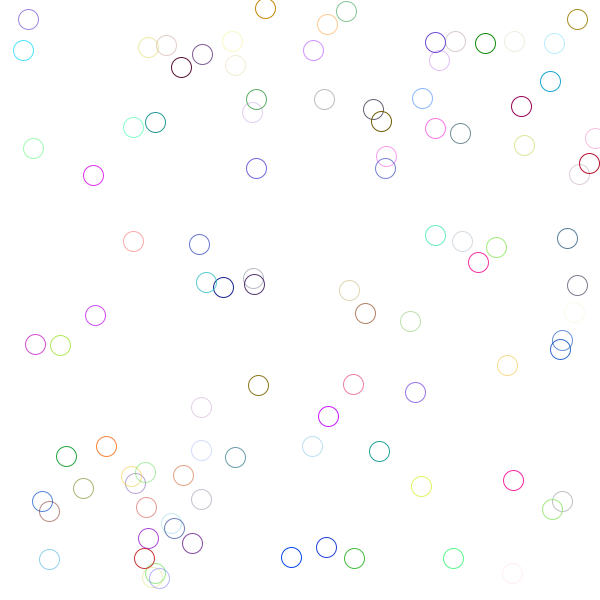
Frame 1 (no input)
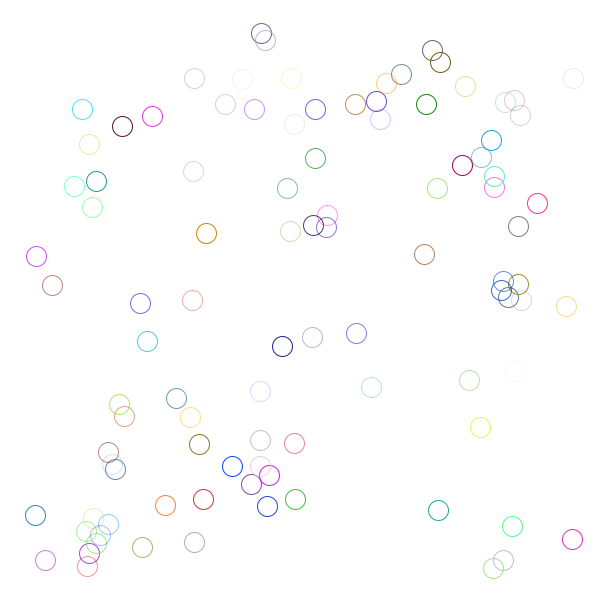
Frame 60 (the mouse pressed at the canvas centre just before this capture)
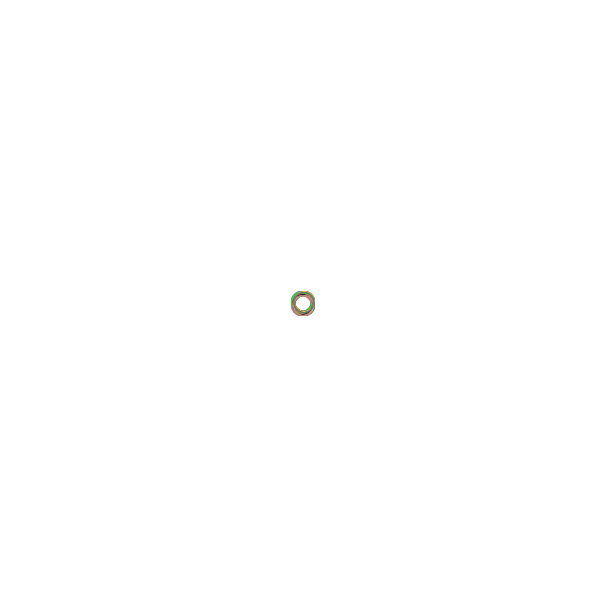
Frame 120 (the mouse held since frame 60 and released just before this capture)

The Processing sketch that drew these frames (run headless with seeded random() and noise(); from frame 60 on, the mouse is pressed at the canvas centre):

// Processing sketch: random6_5_2
// ── random6_5_2.pde
int[]x,y,lr,li;
int[]r,g,b,a;
void setup(){
  int i;
  x=new int[100];
  y=new int[100];
  r=new int[100];
  g=new int[100];
  b=new int[100];
  a=new int[100];
  lr=new int[100];
  li=new int[100];
  for(i=0; i<100; ++i){
    x[i]=int(random(600));
    y[i]=int(random(600));
    r[i]=int(random(256));
    g[i]=int(random(256));
    b[i]=int(random(256));
    a[i]=int(random(256))+50;
    lr[i]=int(random(2))*2-1;
    li[i]=int(random(2))*2-1;
  }
  size(600,600);
  noFill();
}

void draw(){
  int i;
  background(255);
  for(i=0; i<100; ++i){
    x[i]+=lr[i];
    y[i]+=li[i];
    if(x[i]>width-15){
      lr[i]=int(random(7))*-1-1;
      r[i]=int(random(256));
      g[i]=int(random(256));
      b[i]=int(random(256));
      a[i]=int(random(256))+50;
    }else if(x[i]<0+15){
      lr[i]=int(random(4))+1;
      r[i]=int(random(256));
      g[i]=int(random(256));
      b[i]=int(random(256));
      a[i]=int(random(256))+50;
    }
    if(y[i]>height-15){
      li[i]=int(random(6))*-1+1;
    }else if(y[i]<0+15){
      li[i]=int(random(5))+1;
    }
    stroke(r[i],g[i],b[i],a[i]);
    ellipse(x[i],y[i],20,20);
    if(mousePressed){
      x[i]=pmouseX;
      y[i]=pmouseY;
    }
  }
}
